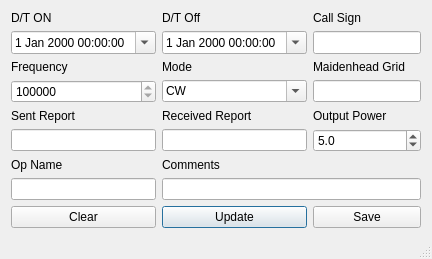
<?xml version="1.0" encoding="UTF-8"?>
<ui version="4.0">
 <class>LogDialog</class>
 <widget class="QDialog" name="LogDialog">
  <property name="geometry">
   <rect>
    <x>0</x>
    <y>0</y>
    <width>368</width>
    <height>259</height>
   </rect>
  </property>
  <property name="windowTitle">
   <string>Logging</string>
  </property>
  <property name="sizeGripEnabled">
   <bool>true</bool>
  </property>
  <layout class="QGridLayout" name="gridLayout">
   <item row="5" column="2">
    <widget class="QLineEdit" name="logReceivedReportLineEdit"/>
   </item>
   <item row="4" column="2">
    <widget class="QLabel" name="label_8">
     <property name="text">
      <string>Received Report</string>
     </property>
    </widget>
   </item>
   <item row="6" column="2">
    <widget class="QLabel" name="label_11">
     <property name="text">
      <string>Comments</string>
     </property>
    </widget>
   </item>
   <item row="2" column="2">
    <widget class="QLabel" name="label_5">
     <property name="text">
      <string>Mode</string>
     </property>
    </widget>
   </item>
   <item row="1" column="2">
    <widget class="QDateTimeEdit" name="dtOffDateTimeEdit">
     <property name="calendarPopup">
      <bool>true</bool>
     </property>
    </widget>
   </item>
   <item row="4" column="0">
    <widget class="QLabel" name="label_7">
     <property name="text">
      <string>Sent Report</string>
     </property>
    </widget>
   </item>
   <item row="3" column="2">
    <widget class="QComboBox" name="logModeComboBox">
     <property name="editable">
      <bool>true</bool>
     </property>
     <item>
      <property name="text">
       <string>CW</string>
      </property>
     </item>
     <item>
      <property name="text">
       <string>FT8</string>
      </property>
     </item>
     <item>
      <property name="text">
       <string>FT4</string>
      </property>
     </item>
     <item>
      <property name="text">
       <string>THOR</string>
      </property>
     </item>
     <item>
      <property name="text">
       <string>Olivia</string>
      </property>
     </item>
     <item>
      <property name="text">
       <string>Domino</string>
      </property>
     </item>
    </widget>
   </item>
   <item row="8" column="2">
    <widget class="QPushButton" name="logUpdateButton">
     <property name="text">
      <string>Update</string>
     </property>
    </widget>
   </item>
   <item row="0" column="2">
    <widget class="QLabel" name="label_2">
     <property name="text">
      <string>D/T Off</string>
     </property>
    </widget>
   </item>
   <item row="0" column="3">
    <widget class="QLabel" name="label_3">
     <property name="text">
      <string>Call Sign</string>
     </property>
    </widget>
   </item>
   <item row="4" column="3">
    <widget class="QLabel" name="label_9">
     <property name="text">
      <string>Output Power</string>
     </property>
    </widget>
   </item>
   <item row="3" column="0">
    <widget class="QSpinBox" name="logFrequencySpinBox">
     <property name="minimum">
      <number>100000</number>
     </property>
     <property name="maximum">
      <number>29999999</number>
     </property>
     <property name="value">
      <number>14070000</number>
     </property>
    </widget>
   </item>
   <item row="2" column="0">
    <widget class="QLabel" name="label_4">
     <property name="text">
      <string>Frequency</string>
     </property>
    </widget>
   </item>
   <item row="7" column="0">
    <widget class="QLineEdit" name="logOpNameLineEdit">
     <property name="maxLength">
      <number>32</number>
     </property>
    </widget>
   </item>
   <item row="2" column="3">
    <widget class="QLabel" name="label_6">
     <property name="text">
      <string>Maidenhead Grid</string>
     </property>
    </widget>
   </item>
   <item row="0" column="0">
    <widget class="QLabel" name="label">
     <property name="text">
      <string>D/T ON</string>
     </property>
    </widget>
   </item>
   <item row="3" column="3">
    <widget class="QLineEdit" name="logMHLineEdit">
     <property name="sizePolicy">
      <sizepolicy hsizetype="Fixed" vsizetype="Fixed">
       <horstretch>0</horstretch>
       <verstretch>0</verstretch>
      </sizepolicy>
     </property>
     <property name="maxLength">
      <number>6</number>
     </property>
    </widget>
   </item>
   <item row="6" column="0">
    <widget class="QLabel" name="label_10">
     <property name="text">
      <string>Op Name</string>
     </property>
    </widget>
   </item>
   <item row="8" column="3">
    <widget class="QPushButton" name="logSaveButton">
     <property name="text">
      <string>Save</string>
     </property>
    </widget>
   </item>
   <item row="1" column="0">
    <widget class="QDateTimeEdit" name="dtOnDateTimeEdit">
     <property name="calendarPopup">
      <bool>true</bool>
     </property>
    </widget>
   </item>
   <item row="1" column="3">
    <widget class="QLineEdit" name="logCallLineEdit">
     <property name="sizePolicy">
      <sizepolicy hsizetype="Preferred" vsizetype="Fixed">
       <horstretch>0</horstretch>
       <verstretch>0</verstretch>
      </sizepolicy>
     </property>
     <property name="font">
      <font>
       <family>Courier New</family>
       <pointsize>10</pointsize>
      </font>
     </property>
     <property name="maxLength">
      <number>10</number>
     </property>
    </widget>
   </item>
   <item row="5" column="0">
    <widget class="QLineEdit" name="logSentReportLineEdit"/>
   </item>
   <item row="5" column="3">
    <widget class="QDoubleSpinBox" name="logPowerSpinBox">
     <property name="decimals">
      <number>1</number>
     </property>
     <property name="minimum">
      <double>0.100000000000000</double>
     </property>
     <property name="maximum">
      <double>1000.000000000000000</double>
     </property>
     <property name="value">
      <double>5.000000000000000</double>
     </property>
    </widget>
   </item>
   <item row="7" column="2" colspan="2">
    <widget class="QLineEdit" name="logCommentLineEdit">
     <property name="maxLength">
      <number>64</number>
     </property>
    </widget>
   </item>
   <item row="9" column="2">
    <spacer name="verticalSpacer">
     <property name="orientation">
      <enum>Qt::Vertical</enum>
     </property>
     <property name="sizeHint" stdset="0">
      <size>
       <width>20</width>
       <height>40</height>
      </size>
     </property>
    </spacer>
   </item>
   <item row="8" column="0">
    <widget class="QPushButton" name="logClearButton">
     <property name="text">
      <string>Clear</string>
     </property>
    </widget>
   </item>
  </layout>
 </widget>
 <tabstops>
  <tabstop>dtOnDateTimeEdit</tabstop>
  <tabstop>dtOffDateTimeEdit</tabstop>
  <tabstop>logCallLineEdit</tabstop>
  <tabstop>logFrequencySpinBox</tabstop>
  <tabstop>logModeComboBox</tabstop>
  <tabstop>logMHLineEdit</tabstop>
  <tabstop>logSentReportLineEdit</tabstop>
  <tabstop>logReceivedReportLineEdit</tabstop>
  <tabstop>logPowerSpinBox</tabstop>
  <tabstop>logOpNameLineEdit</tabstop>
  <tabstop>logCommentLineEdit</tabstop>
  <tabstop>logSaveButton</tabstop>
  <tabstop>logUpdateButton</tabstop>
  <tabstop>logClearButton</tabstop>
 </tabstops>
 <resources/>
 <connections/>
</ui>
